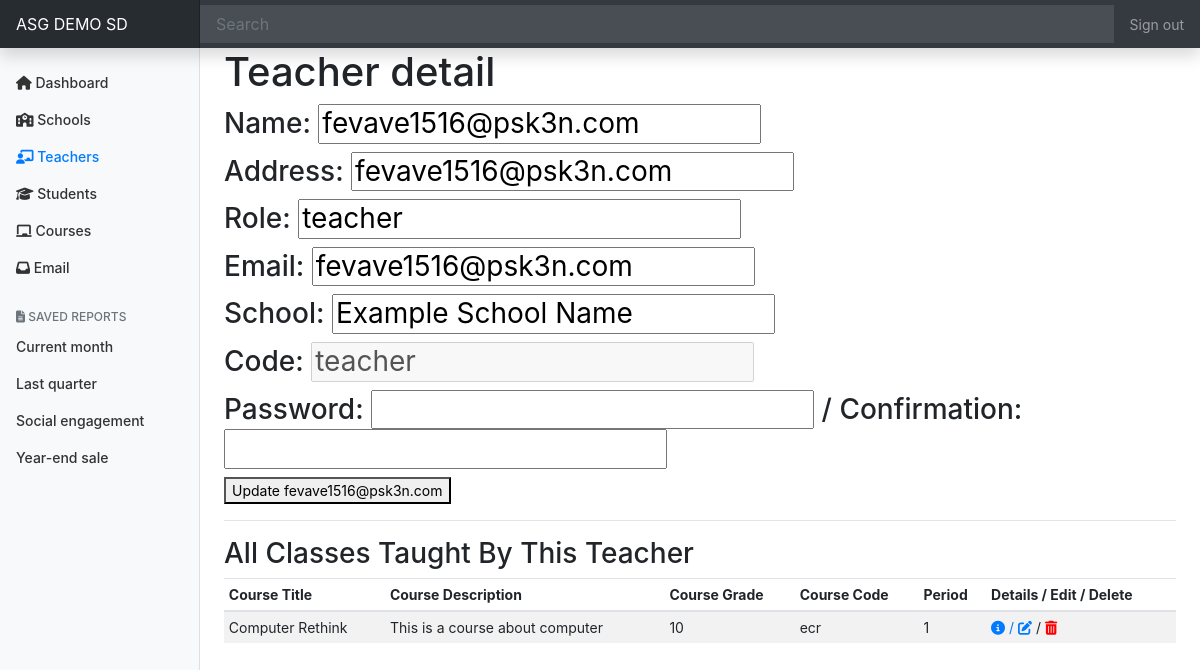
The page /district-admin/ASGDemo/details/teacher/teacher (signed in) on the database its author committed.
### tables this page shows
CREATE TABLE "districts" (
	"district_id"	INTEGER PRIMARY KEY AUTOINCREMENT,
	"name"	TEXT,
	"motto"	TEXT,
	"logo"	TEXT,
	"address"	TEXT,
	"code"	TEXT
);

CREATE TABLE "users" (
	"user_id"	INTEGER PRIMARY KEY AUTOINCREMENT,
	"school_id"	INTEGER,
	"name"	TEXT,
	"username"	TEXT,
	"password"	TEXT,
	"role"	TEXT,
	"district_id"	INTEGER,
	"email"	TEXT,
	"verification"	TEXT,
	"address"	TEXT,
	"role_description"	INTEGER,
	"code"	TEXT
);

CREATE TABLE "schools" (
	"school_id"	INTEGER PRIMARY KEY AUTOINCREMENT,
	"district_id"	INTEGER,
	"name"	TEXT,
	"address"	TEXT,
	"description"	TEXT,
	"code"	TEXT
);

CREATE TABLE "courses" (
	"course_id"	INTEGER PRIMARY KEY AUTOINCREMENT,
	"title"	TEXT,
	"grade"	TEXT,
	"district_id"	INTEGER,
	"school_id"	INTEGER,
	"description"	TEXT,
	"code"	TEXT
);

CREATE TABLE "teacher_subject" (
	"id"	INTEGER PRIMARY KEY AUTOINCREMENT,
	"teacher_id"	INTEGER,
	"period"	TEXT,
	"subject_id"	INTEGER
);

### app.py (the view)
@app.route("/district-admin/<string:d_code>/details/teacher/<string:t_code>", methods=["GET", "POST"])
def district_admin_teacher_detail(d_code, t_code):
    if request.method == "POST":
        d_id = c.execute("SELECT * FROM districts WHERE code=:d_code", {"d_code": d_code}).fetchall()[0][0]
        c.execute("UPDATE users SET name=:name, address=:address, email=:email, password=:password WHERE district_id=:d_id AND code=:code", {"name": request.form.get("name"), "address": request.form.get("address"), "email": request.form.get("email"), "password": generate_password_hash(request.form.get("password"), method="pbkdf2:sha256", salt_length=8), "d_id": d_id, "code": t_code})
        conn.commit()
        return render_template("success.html", title="Updated Teacher Successfully!")
    else:
        user_info = c.execute("SELECT * FROM users WHERE user_id=:user_id", {
            "user_id": session.get("user_id")
        }).fetchall()
        try:
            district = c.execute("SELECT * FROM districts WHERE code=:code", {
                "code": d_code
            }).fetchall()[0][0]
        except IndexError:
            abort(403)
        d_id = c.execute("SELECT district_id FROM districts WHERE code=:d_code", {
            "d_code": d_code
        }).fetchall()[0][0]
        info = c.execute(
            "SELECT * FROM users WHERE code=:t_code AND district_id=:d_id", {
                "t_code": t_code,
                "d_id": d_id
            }).fetchall()
        s_name = c.execute(
            "SELECT name FROM schools WHERE district_id=:d_id AND school_id=:s_id",
            {
                "d_id": d_id,
                "s_id": info[0][1]
            }).fetchall()
        print(info)
        ts = c.execute(
            "SELECT * FROM teacher_subject JOIN courses ON courses.course_id=teacher_subject.subject_id WHERE teacher_id=:t_id ORDER BY teacher_subject.period ASC",
            {
                "t_id": info[0][0]
            }).fetchall()
        print(ts)
        return render_template("district-admin/teacher-detail.html",
                            info=info,
                            ts=ts,
                            s_name=s_name)

### templates/district-admin/teacher-detail.html (shortened to what this page needs)
{% extends "district-admin/dashboard-layout.html" %}
{% block main %}
    <form method="post" action="">
      <h1>Teacher detail</h1>
      <h3>Name: <input type="text" value="{{ info[0][2] }}" name="name"></h3>
      <h3>Address: <input type="address" value="{{ info[0][9] }}"></h3>
      <h3>Role: <input type="text" value="{{ info[0][5] }}" name="role"></h3>
      <h3>Email: <input type="email" value="{{ info[0][7] }}" name="email"></h3>
      <h3>School: <input type="text" value="{{ s_name[0][0] }}"></h3>
      <h3>Code: <input type="text" value="{{ info[0][11] }}" readonly disabled name="code"></h3>
      <h3>Password: <input type="password" name="password"> / Confirmation: <input type="password" name="confirmation"> </h3>
      <button type="submit">Update {{ info[0][2] }}</button>
    </form>
    <hr>
    <h3>All Classes Taught By This Teacher</h3>
    <div class="table-responsive">
        <table class="table table-striped table-sm">
          <thead>
            <tr>
              <th>Course Title</th>
              <th>Course Description</th>
              <th>Course Grade</th>
              <th>Course Code</th>
              <th>Period</th>
              <th>Details / Edit / Delete</th>
            </tr>
          </thead>
          <tbody>
            {% for t in ts %}
              <tr>
                <td>{{ t[5] }}</td>
                <td>{{ t[9] }}</td>
                <td>{{ t[6] }}</td>
                <td>{{ t[10] }}</td>
                <td>{{ t[2] }}</td>
                <td><a href="edit/course/{{ t[4] }}"><i class="fas fa-info-circle"></i> / <i class="fas fa-edit"></i></a> / <a href="delete/teacher/{{ t[5] }}"><i class="fas fa-trash-alt" style="color:red;"></i></a></td>
              </tr>
            {% endfor %}
          </tbody>
        </table>
    </div>
{% endblock %}

### templates/district-admin/dashboard-layout.html (shortened to what this page needs)
<!doctype html>
<html lang="en">
  <head>
    <link rel="stylesheet" href="https://stackpath.bootstrapcdn.com/bootstrap/4.5.0/css/bootstrap.min.css">
    <link href="/static/district-admin-dashboard.css" rel="stylesheet">
  </head>
  <body>
    <nav class="navbar navbar-dark sticky-top bg-dark flex-md-nowrap p-0 shadow">
  <a class="navbar-brand col-md-3 col-lg-2 mr-0 px-3" href="/district-admin/{{ session['district_code'] }}">{{ session["district_name"] }}</a>
  <input class="form-control form-control-dark w-100" type="text" placeholder="Search" aria-label="Search">
  <ul class="navbar-nav px-3">
    <li class="nav-item text-nowrap">
      <a class="nav-link" href="/logout">Sign out</a>
    </li>
  </ul>
</nav>
<div class="container-fluid">
  <div class="row">
    <nav id="sidebarMenu" class="col-md-3 col-lg-2 d-md-block bg-light sidebar collapse">
      <div class="sidebar-sticky pt-3">
        <ul class="nav flex-column">
          <li class="nav-item">
            <a class="nav-link" href="/district-admin/{{ session['district_code'] }}" id="dashboard">
                <i class="fas fa-home"></i>
              Dashboard <span class="sr-only">(current)</span>
            </a>
          </li>
          <li class="nav-item">
            <a class="nav-link" href="/district-admin/{{ session['district_code'] }}/schools" id="schools">
                <i class="fas fa-school"></i>
               Schools
            </a>
          </li>
          <li class="nav-item">
            <a class="nav-link" href="/district-admin/{{ session['district_code'] }}/teachers" id="teachers">
                <i class="fas fa-chalkboard-teacher"></i>
              Teachers
            </a>
          </li>
          <li class="nav-item">
            <a class="nav-link" href="/district-admin/{{ session['district_code'] }}/students" id="students">
                <i class="fas fa-graduation-cap"></i>
              Students
            </a>
          </li>
          <li class="nav-item">
            <a class="nav-link" href="/district-admin/{{ session['district_code'] }}/courses" id="courses">
              <i class="fas fa-chalkboard"></i>
              Courses
            </a>
          </li>
          <li class="nav-item">
            <a class="nav-link" href="/email" id="email">
              <i class="fas fa-inbox"></i>
              Email
            </a>
          </li>
        </ul>
        <h6 class="sidebar-heading d-flex justify-content-between align-items-center px-3 mt-4 mb-1 text-muted">
          <span><i class="fas fa-file-alt"></i> Saved reports</span>
        </h6>
        <ul class="nav flex-column mb-2">
          <li class="nav-item">
            <a class="nav-link" href="#">
              Current month
            </a>
          </li>
          <li class="nav-item">
            <a class="nav-link" href="#">
              Last quarter
            </a>
          </li>
          <li class="nav-item">
            <a class="nav-link" href="#">
              Social engagement
            </a>
          </li>
          <li class="nav-item">
            <a class="nav-link" href="#">
              Year-end sale
            </a>
          </li>
        </ul>
      </div>
    </nav>
    <main role="main" class="col-md-9 ml-sm-auto col-lg-10 px-md-4">
        {% block main %}{% endblock %}
    </main>
  </div>
</div>
</html>

### static/district-admin-dashboard.css (style rules this page uses)
body { font-size: .875rem; }
.sidebar { position: fixed; top: 0; bottom: 0; left: 0; z-index: 100; padding: 48px 0 0; box-shadow: inset -1px 0 0 rgba(0, 0, 0, .1); }
.sidebar-sticky { position: relative; top: 0; height: calc(100vh - 48px); padding-top: .5rem; overflow-x: hidden; overflow-y: auto; }
.sidebar .nav-link { font-weight: 500; color: #333; }
.sidebar .nav-link.active { color: #007bff; }
.sidebar-heading { font-size: .75rem; text-transform: uppercase; }
.navbar-brand { padding-top: .75rem; padding-bottom: .75rem; font-size: 1rem; background-color: rgba(0, 0, 0, .25); box-shadow: inset -1px 0 0 rgba(0, 0, 0, .25); }
.navbar .form-control { padding: .75rem 1rem; border-width: 0; border-radius: 0; }
.form-control-dark { color: #fff; background-color: rgba(255, 255, 255, .1); border-color: rgba(255, 255, 255, .1); }

### rows shown on the page
districts: district_name "ASG DEMO SD"
users: name "fevave1516@psk3n.com", address "fevave1516@psk3n.com", role "teacher", email "fevave1516@psk3n.com", code "teacher"
schools: name "Example School Name"
courses: title "Computer Rethink", description "This is a course about computer", grade "10", code "ecr", period "1"
